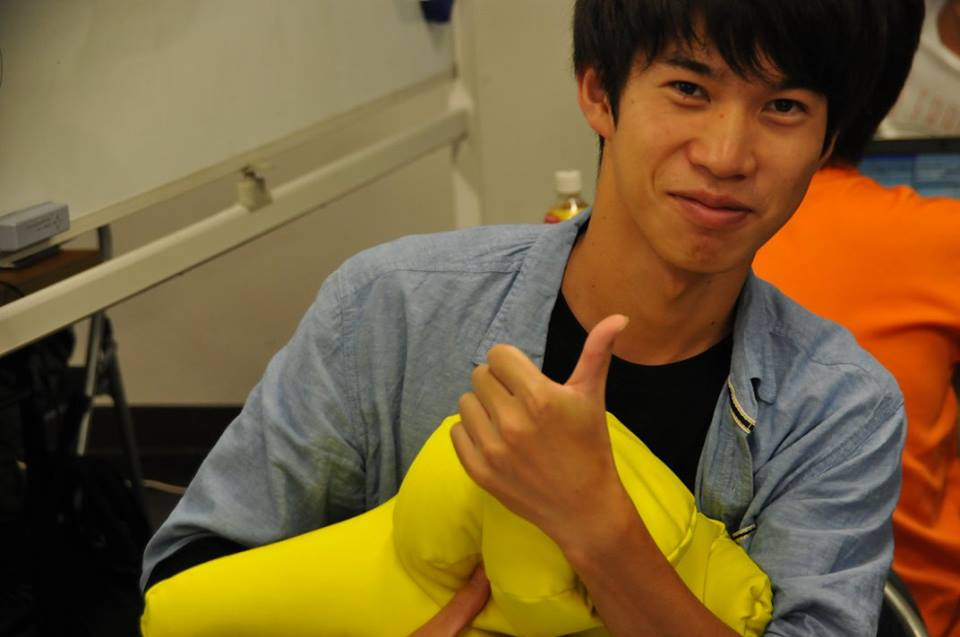
#> input picture img/yusei2.png, 960 x 637 px
$ python im-facedetect.py   (older library calls are emulated)
#> lines starting #> are read from the running program, lines starting #| are printed output that depends on the picture; after the words box and inside, x2 and y2 are one past the last pixel; in counts of white or black regions, pixels touching at a corner belong together
import cv2

cascade_path = "../lib/haarcascades/haarcascade_frontalface_alt.xml"
image_path = "img/yusei2.png"

color = (255, 255, 255)

image = cv2.imread(image_path)
#> image is the input picture: shape (637, 960, 3); mean B, G, R 54.4, 95.7, 120.5
gray = cv2.cvtColor(image, cv2.cv.CV_BGR2GRAY)
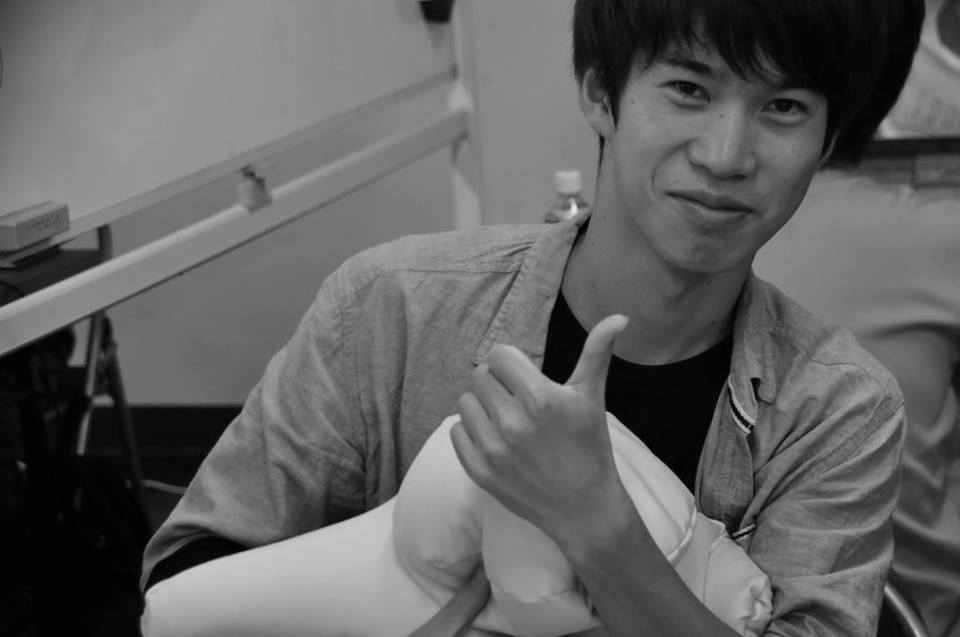
#> gray: shape (637, 960); min 0, max 235, mean 98.4

cascade = cv2.CascadeClassifier(cascade_path)

facerect = cascade.detectMultiScale(gray, scaleFactor=1.1, minNeighbors=1, minSize=(1, 1))
#> facerect = [[606, 9, 241, 241]]

if len(facerect) > 0:
  for rect in facerect:
    cv2.rectangle(image, tuple(rect[0:2]),tuple(rect[0:2]+rect[2:4]), color, thickness=2)
#> this loop made 1 pass
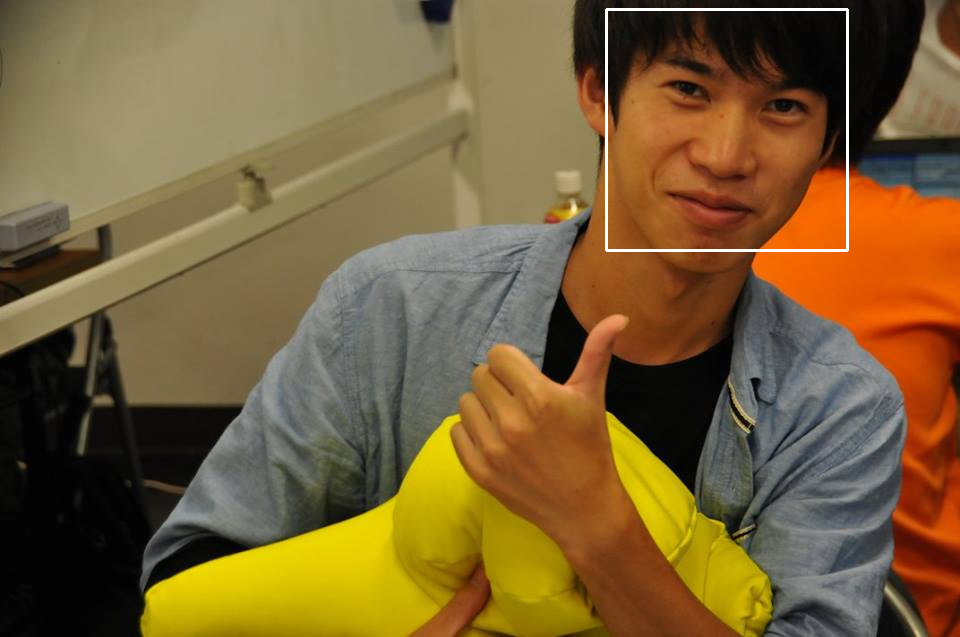
#> image: shape (637, 960, 3); 0.47% of pixels changed, all inside (x1, y1, x2, y2) = (605, 8, 849, 252)
else:
  print("no face")

cv2.imshow("detected.jpg", image)

while(1):
  if cv2.waitKey(10) > 0:
#> (key Esc is pressed here)
    break

$ run again, with img/ASC.png copied over img/yusei2.png
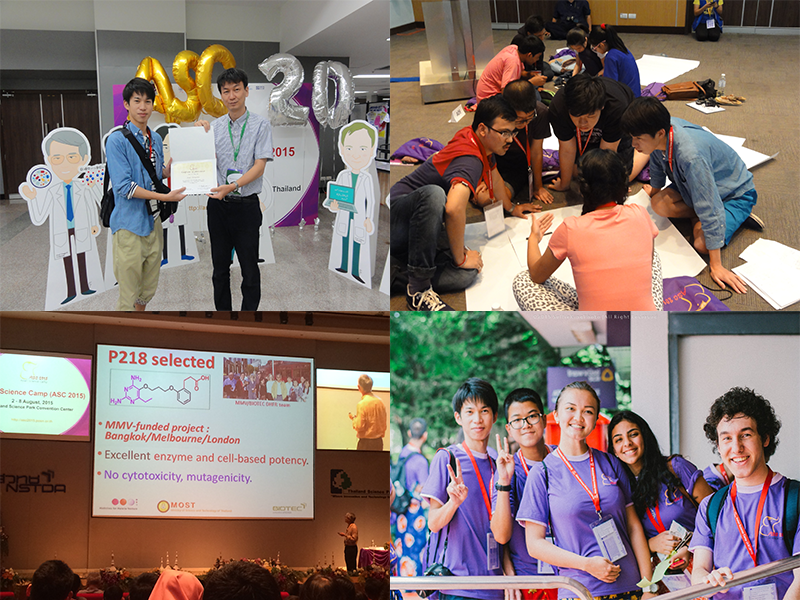
#> input picture img/ASC.png, 800 x 600 px
#> image is the input picture: shape (600, 800, 3); mean B, G, R 110.2, 115.8, 131.5
#> `gray = cv2.cvtColor(image, cv2.cv.CV_BGR2GRAY)`:
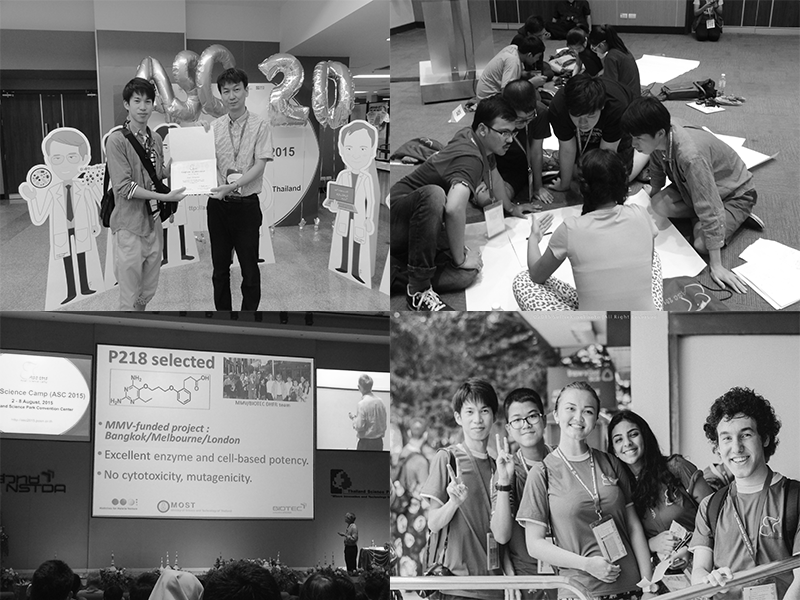
#> gray: shape (600, 800); min 0, max 255, mean 119.8
#> facerect = [[219, 80, 27, 27], [128, 91, 28, 28], [336, 133, 40, 40], [457, 396, 42, 42], [490, 118, 39, 39], [554, 392, 46, 46], [503, 400, 45, 45], [606, 420, 42, 42], [709, 416, 54, 54], [306, 368, 57, 57], [36, 370, 63, 63], [82, 397, 96, 96]]
#> the loop `for rect in facerect:` made 12 passes
#> after the loop `for rect in facerect:`:
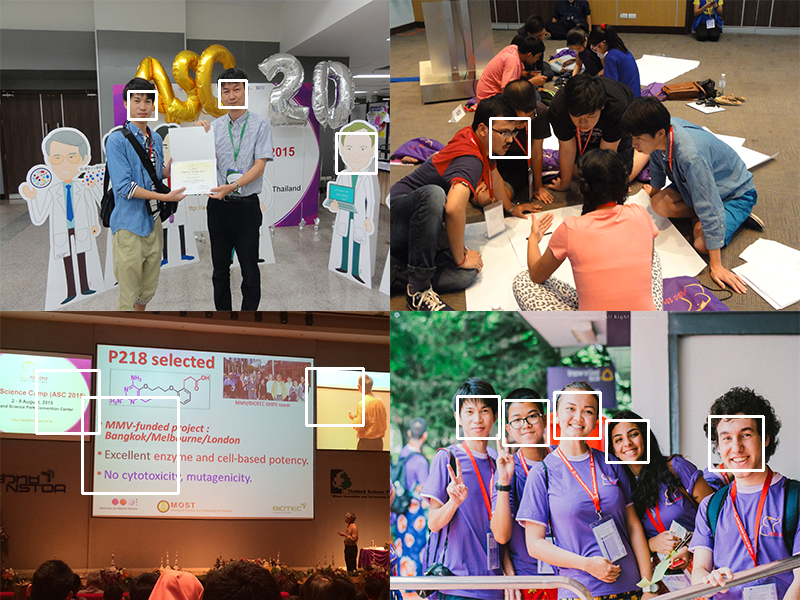
#> image: shape (600, 800, 3); 1.43% of pixels changed, all inside (x1, y1, x2, y2) = (35, 79, 765, 495)

$ run again, with img/yusei.png copied over img/yusei2.png
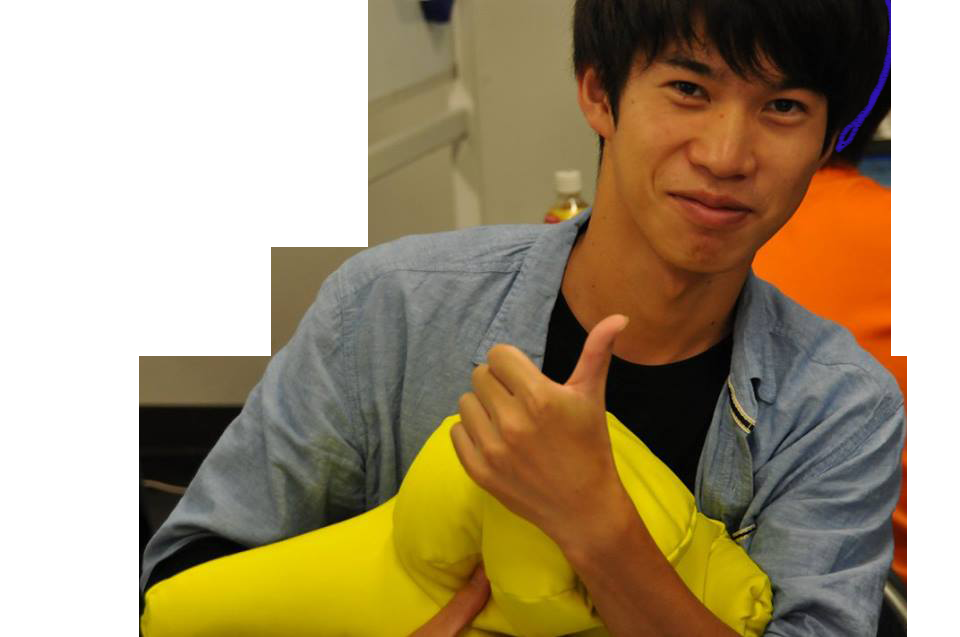
#> input picture img/yusei.png, 960 x 637 px
#> image is the input picture: shape (637, 960, 3); mean B, G, R 118.2, 149, 166.5
#> `gray = cv2.cvtColor(image, cv2.cv.CV_BGR2GRAY)`:
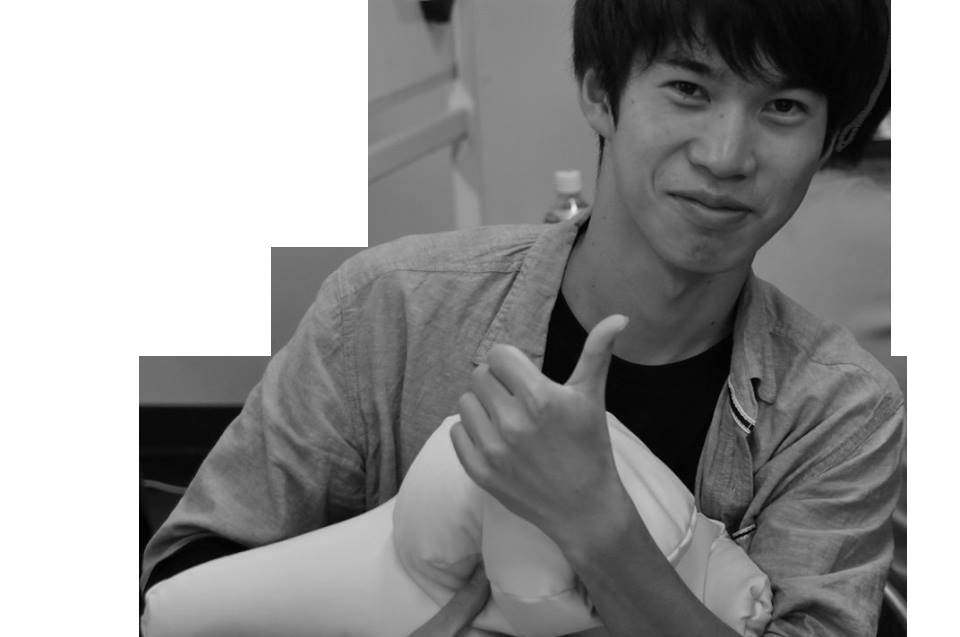
#> gray: shape (637, 960); min 0, max 255, mean 150.8
#> facerect = [[606, 9, 241, 241]]
#> the loop `for rect in facerect:` made 1 pass
#> after the loop `for rect in facerect:`:
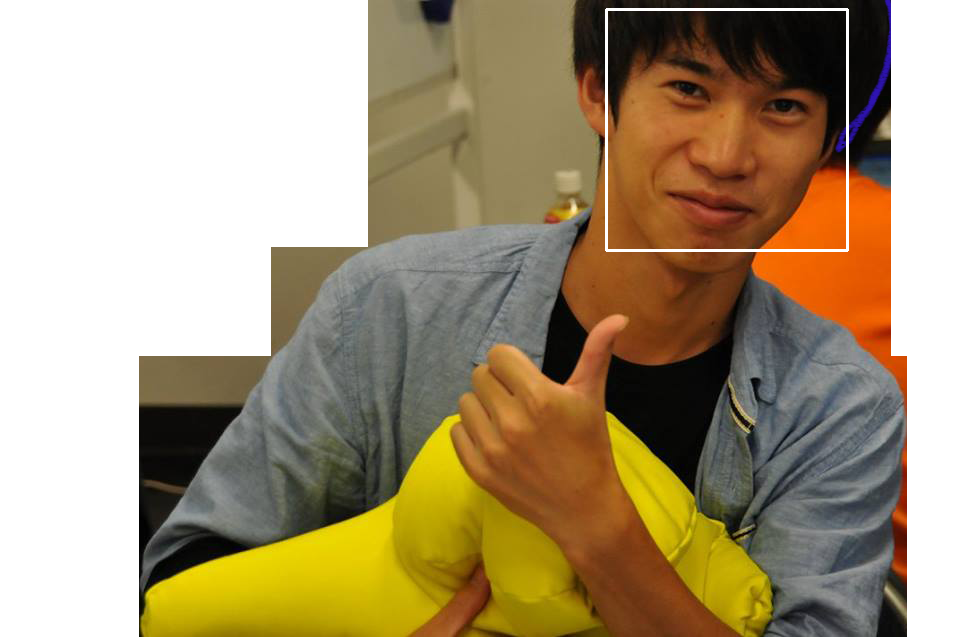
#> image: shape (637, 960, 3); 0.47% of pixels changed, all inside (x1, y1, x2, y2) = (605, 8, 849, 252)
